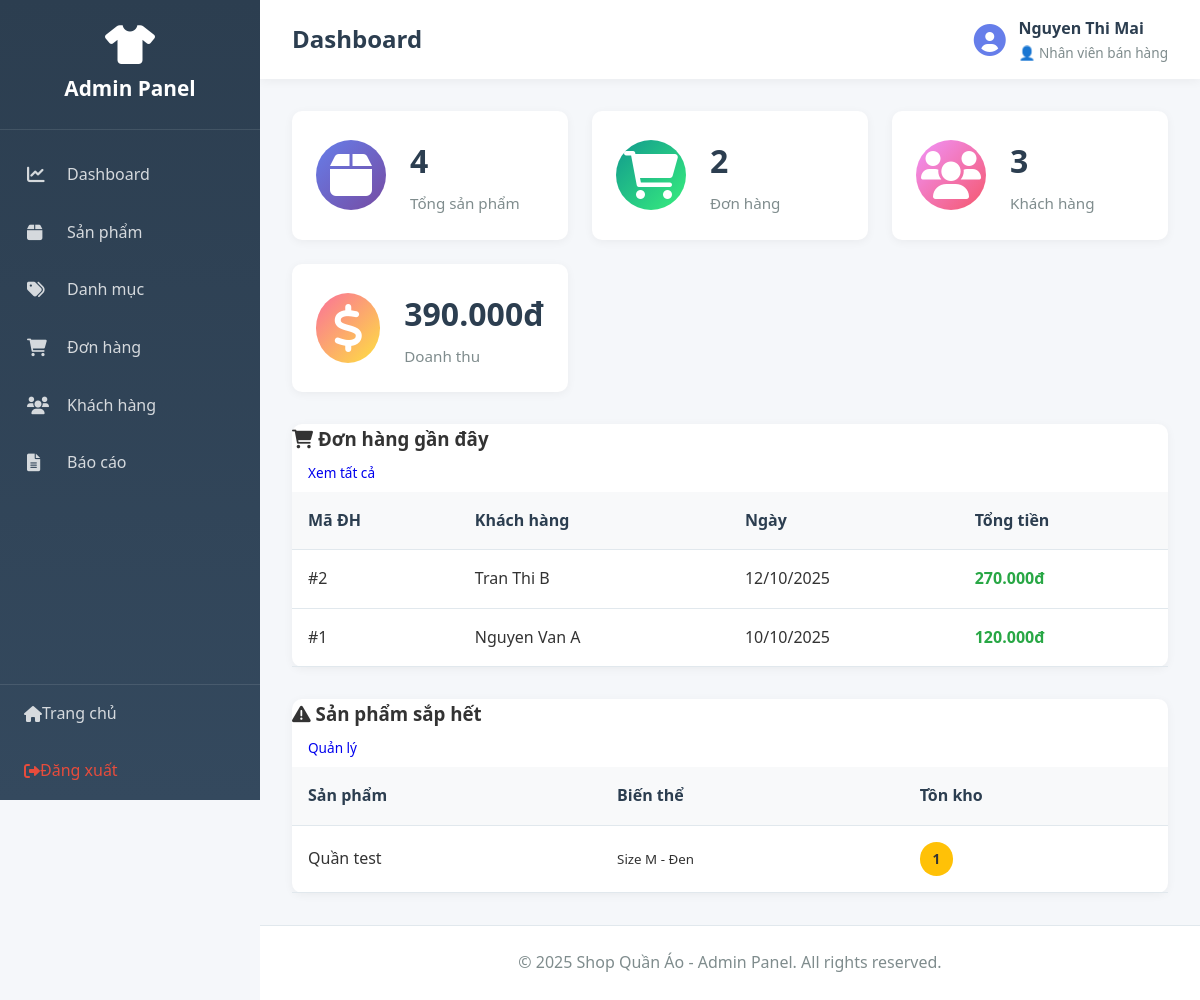
The page /admin/index.php?action=dashboard (signed in) on the database its author committed.
### tables this page shows
CREATE TABLE `nhanvien` (
  `MaNV` int(11) NOT NULL,
  `HoTen` varchar(100) DEFAULT NULL,
  `TenDangNhap` varchar(50) DEFAULT NULL,
  `MatKhau` varchar(255) DEFAULT NULL,
  `Email` varchar(100) DEFAULT NULL,
  `SoDienThoai` varchar(15) DEFAULT NULL,
  `MaVaiTro` int(11) DEFAULT NULL,
  `TrangThai` varchar(20) DEFAULT 'active'
);

CREATE TABLE `vaitro` (
  `MaVaiTro` int(11) NOT NULL,
  `TenVaiTro` varchar(50) DEFAULT NULL,
  `QuyenHan` enum('ToanQuyen','NhapXuat','XemBanHang') DEFAULT NULL
);

CREATE TABLE `hoadon` (
  `MaHD` int(11) NOT NULL,
  `NgayLap` date DEFAULT NULL,
  `TongTien` decimal(10,2) DEFAULT NULL,
  `HinhThucThanhToan` varchar(50) DEFAULT NULL,
  `MaKH` int(11) DEFAULT NULL,
  `TenKH` varchar(100) DEFAULT NULL,
  `SoDienThoai` varchar(15) DEFAULT NULL,
  `DiaChi` text DEFAULT NULL,
  `MaNV` int(11) DEFAULT NULL,
  `GhiChu` text DEFAULT NULL,
  `TrangThai` varchar(50) DEFAULT 'Đang xử lý'
);

CREATE TABLE `sanpham_bienthe` (
  `MaSP_BienThe` int(11) NOT NULL,
  `MaSP` int(11) DEFAULT NULL,
  `KichThuoc` varchar(10) DEFAULT NULL,
  `MauSac` varchar(50) DEFAULT NULL,
  `GiaNhap` decimal(10,2) DEFAULT NULL,
  `GiaBan` decimal(10,2) DEFAULT NULL,
  `GiaGoc` decimal(10,2) DEFAULT NULL,
  `TonKho` int(11) DEFAULT NULL,
  `NgayCapNhat` date DEFAULT NULL
);

CREATE TABLE `sanpham` (
  `MaSP` int(11) NOT NULL,
  `TenSP` varchar(100) DEFAULT NULL,
  `MaDM` int(11) DEFAULT NULL,
  `MaTH` int(11) DEFAULT NULL,
  `XuatXu` varchar(100) DEFAULT NULL,
  `MoTa` text DEFAULT NULL,
  `HinhAnh` varchar(255) DEFAULT NULL
);

### app/controllers/AdminController.php (called while the page is built, shortened)
<?php
require_once __DIR__ . '/../../core/Controller.php';
class AdminController extends Controller {
    private $adminModel;
    public function __construct() {
        $this->adminModel = $this->model('Admin');
    }
    public function dashboard() {
        $stats = $this->adminModel->getDashboardStats();
        $data = [
            'page_title' => 'Dashboard',
            'stats' => $stats
        ];
        $this->view('admin/dashboard', $data);
    }
}
?>

### core/Model.php (called while the page is built, shortened)
<?php
class Model {
    protected $db;
    public function __construct() {
        $this->db = $this->connectDB();
    }
    private function connectDB() {
        $conn = new mysqli(DB_HOST, DB_USER, DB_PASS, DB_NAME);
        $conn->set_charset("utf8mb4");
        return $conn;
    }
    public function query($sql) {
        return $this->db->query($sql);
    }
}
?>

### app/models/Admin.php (called while the page is built, shortened)
<?php
require_once __DIR__ . '/../../core/Model.php';
class Admin extends Model {
    public function isLoggedIn() {
        return isset($_SESSION['admin_id']) && isset($_SESSION['admin_role']);
    }
    public function getCurrentAdmin() {
        $adminId = intval($_SESSION['admin_id']);
        $sql = "SELECT nv.*, vt.TenVaiTro, vt.QuyenHan
                FROM nhanvien nv
                LEFT JOIN vaitro vt ON nv.MaVaiTro = vt.MaVaiTro
                WHERE nv.MaNV = {$adminId}";
        $result = $this->query($sql);
        if ($result && $result->num_rows > 0) {
            return $result->fetch_assoc();
        }
        return null;
    }
    public function getDashboardStats() {
        $stats = [];
        $result = $this->query("SELECT COUNT(*) as total FROM sanpham");
        $stats['total_products'] = $result->fetch_assoc()['total'];
        $result = $this->query("SELECT COUNT(*) as total FROM hoadon");
        $stats['total_orders'] = $result->fetch_assoc()['total'];
        $result = $this->query("SELECT COUNT(*) as total FROM khachhang");
        $stats['total_customers'] = $result->fetch_assoc()['total'];
        $result = $this->query("SELECT SUM(TongTien) as total FROM hoadon");
        $row = $result->fetch_assoc();
        $stats['total_revenue'] = $row['total'] ?? 0;
        $result = $this->query("SELECT * FROM hoadon
                                ORDER BY NgayLap DESC
                                LIMIT 5");
        $stats['recent_orders'] = $result->fetch_all(MYSQLI_ASSOC);
        $result = $this->query("SELECT sp.TenSP, bt.KichThuoc, bt.MauSac, bt.TonKho, sp.MaSP
                                FROM sanpham_bienthe bt
                                LEFT JOIN sanpham sp ON bt.MaSP = sp.MaSP
                                WHERE bt.TonKho < 10 AND bt.TonKho > 0
                                ORDER BY bt.TonKho ASC
                                LIMIT 5");
        $stats['low_stock'] = $result->fetch_all(MYSQLI_ASSOC);
        return $stats;
    }
}
?>

### app/views/admin/dashboard.php (the view)
<?php require_once __DIR__ . '/../layouts/admin_header.php'; ?>
<div class="dashboard">
    <div class="stats-grid">
        <div class="stat-card stat-primary">
            <div class="stat-icon">
                <i class="fas fa-box fa-3x"></i>
            </div>
            <div class="stat-info">
                <h3><?php echo number_format($stats['total_products']); ?></h3>
                <p>Tổng sản phẩm</p>
            </div>
        </div>
        <div class="stat-card stat-success">
            <div class="stat-icon">
                <i class="fas fa-shopping-cart fa-3x"></i>
            </div>
            <div class="stat-info">
                <h3><?php echo number_format($stats['total_orders']); ?></h3>
                <p>Đơn hàng</p>
            </div>
        </div>
        <div class="stat-card stat-warning">
            <div class="stat-icon">
                <i class="fas fa-users fa-3x"></i>
            </div>
            <div class="stat-info">
                <h3><?php echo number_format($stats['total_customers']); ?></h3>
                <p>Khách hàng</p>
            </div>
        </div>
        <div class="stat-card stat-danger">
            <div class="stat-icon">
                <i class="fas fa-dollar-sign fa-3x"></i>
            </div>
            <div class="stat-info">
                <h3><?php echo number_format($stats['total_revenue'], 0, ',', '.'); ?>đ</h3>
                <p>Doanh thu</p>
            </div>
        </div>
    </div>
    <div class="dashboard-grid">
        <div class="dashboard-card">
            <div class="card-header">
                <h3><i class="fas fa-shopping-cart"></i> Đơn hàng gần đây</h3>
                <a href="index.php?action=orders" class="btn btn-sm">Xem tất cả</a>
            </div>
            <div class="card-body">
                <?php if (!empty($stats['recent_orders'])): ?>
                <table class="data-table">
                    <thead>
                        <tr>
                            <th>Mã ĐH</th>
                            <th>Khách hàng</th>
                            <th>Ngày</th>
                            <th>Tổng tiền</th>
                        </tr>
                    </thead>
                    <tbody>
                        <?php foreach ($stats['recent_orders'] as $order): ?>
                        <tr>
                            <td>#<?php echo $order['MaHD']; ?></td>
                            <td><?php echo htmlspecialchars($order['TenKH']); ?></td>
                            <td><?php echo date('d/m/Y', strtotime($order['NgayLap'])); ?></td>
                            <td class="text-success">
                                <strong><?php echo number_format($order['TongTien'], 0, ',', '.'); ?>đ</strong>
                            </td>
                        </tr>
                        <?php endforeach; ?>
                    </tbody>
                </table>
                <?php else: ?>
                <p class="text-center text-muted">Chưa có đơn hàng nào</p>
                <?php endif; ?>
            </div>
        </div>
        <div class="dashboard-card">
            <div class="card-header">
                <h3><i class="fas fa-exclamation-triangle"></i> Sản phẩm sắp hết</h3>
                <a href="index.php?action=products" class="btn btn-sm">Quản lý</a>
            </div>
            <div class="card-body">
                <?php if (!empty($stats['low_stock'])): ?>
                <table class="data-table">
                    <thead>
                        <tr>
                            <th>Sản phẩm</th>
                            <th>Biến thể</th>
                            <th>Tồn kho</th>
                        </tr>
                    </thead>
                    <tbody>
                        <?php foreach ($stats['low_stock'] as $item): ?>
                        <tr>
                            <td><?php echo htmlspecialchars($item['TenSP']); ?></td>
                            <td>
                                <small>Size <?php echo $item['KichThuoc']; ?> - <?php echo $item['MauSac']; ?></small>
                            </td>
                            <td>
                                <span class="badge badge-warning">
                                    <?php echo $item['TonKho']; ?>
                                </span>
                            </td>
                        </tr>
                        <?php endforeach; ?>
                    </tbody>
                </table>
                <?php else: ?>
                <p class="text-center text-muted">Tất cả sản phẩm đều đủ hàng</p>
                <?php endif; ?>
            </div>
        </div>
    </div>
</div>
<?php require_once __DIR__ . '/../layouts/admin_footer.php'; ?>

### app/views/layouts/admin_header.php (shortened to what this page needs)
<!DOCTYPE html>
<html lang="vi">
<head>
    <link rel="stylesheet" href="../public/css/admin.css">
    <link rel="stylesheet" href="https://cdnjs.cloudflare.com/ajax/libs/font-awesome/6.0.0/css/all.min.css">
</head>
<body class="admin-panel">
    <?php
    require_once __DIR__ . '/../../models/Admin.php';
    $adminModel = new Admin();
    $currentAdmin = $adminModel->getCurrentAdmin();
    ?>
    <aside class="admin-sidebar">
        <div class="sidebar-header">
            <i class="fas fa-tshirt"></i>
            <h2>Admin Panel</h2>
        </div>
        <nav class="sidebar-nav">
            <a href="index.php?action=dashboard" class="nav-item">
                <i class="fas fa-chart-line"></i>
                <span>Dashboard</span>
            </a>
            <a href="index.php?action=products" class="nav-item">
                <i class="fas fa-box"></i>
                <span>Sản phẩm</span>
            </a>
            <a href="index.php?action=categories" class="nav-item">
                <i class="fas fa-tags"></i>
                <span>Danh mục</span>
            </a>
            <a href="index.php?action=orders" class="nav-item">
                <i class="fas fa-shopping-cart"></i>
                <span>Đơn hàng</span>
            </a>
            <a href="index.php?action=customers" class="nav-item">
                <i class="fas fa-users"></i>
                <span>Khách hàng</span>
            </a>
            <a href="index.php?action=reports" class="nav-item">
                <i class="fas fa-file-alt"></i>
                <span>Báo cáo</span>
            </a>
        </nav>
        <div class="sidebar-footer">
            <a href="../public/index.php" class="nav-item">
                <i class="fas fa-home"></i>
                <span>Trang chủ</span>
            </a>
            <a href="index.php?action=logout" class="nav-item logout">
                <i class="fas fa-sign-out-alt"></i>
                <span>Đăng xuất</span>
            </a>
        </div>
    </aside>
    <div class="admin-main">
        <header class="admin-topbar">
            <div class="topbar-left">
                <h1><?php echo $page_title ?? 'Admin Panel'; ?></h1>
            </div>
            <div class="topbar-right">
                <div class="admin-info">
                    <i class="fas fa-user-circle fa-2x"></i>
                    <div>
                        <strong><?php echo $currentAdmin['HoTen'] ?? 'Admin'; ?></strong>
                        <small>
                            <?php
                            $roleName = $currentAdmin['TenVaiTro'] ?? $_SESSION['admin_role'] ?? 'Nhân viên';
                            $permission = $currentAdmin['QuyenHan'] ?? $_SESSION['admin_permission'] ?? '';
                            $roleIcons = [
                                'ToanQuyen' => '👑',
                                'NhapXuat' => '📦',
                                'XemBanHang' => '👤'
                            ];
                            echo ($roleIcons[$permission] ?? '👤') . ' ' . htmlspecialchars($roleName);
                            ?>
                        </small>
                    </div>
                </div>
            </div>
        </header>
        <main class="admin-content">

### public/css/admin.css (style rules this page uses)
* { margin: 0; padding: 0; box-sizing: border-box; }
body { font-family: 'Segoe UI', Tahoma, Geneva, Verdana, sans-serif; line-height: 1.6; color: #333; background-color: #f5f7fa; }
.admin-panel { display: flex; min-height: 100vh; }
.admin-sidebar { width: 260px; background: linear-gradient(180deg, #2c3e50 0%, #34495e 100%); color: white; position: fixed; height: 100vh; overflow-y: auto; z-index: 1000; }
.sidebar-header { padding: 1.5rem; text-align: center; border-bottom: 1px solid rgba(255,255,255,0.1); }
.sidebar-header i { font-size: 2.5rem; margin-bottom: 0.5rem; }
.sidebar-header h2 { font-size: 1.3rem; margin: 0; }
.sidebar-nav { padding: 1rem 0; }
.sidebar-nav .nav-item { display: flex; align-items: center; padding: 1rem 1.5rem; color: rgba(255,255,255,0.8); text-decoration: none; transition: all 0.3s; border-left: 3px solid transparent; }
.sidebar-nav .nav-item i { width: 24px; margin-right: 1rem; font-size: 1.1rem; }
.sidebar-footer { position: absolute; bottom: 0; width: 100%; border-top: 1px solid rgba(255,255,255,0.1); }
.sidebar-footer .nav-item { display: flex; align-items: center; padding: 1rem 1.5rem; color: rgba(255,255,255,0.8); text-decoration: none; transition: all 0.3s; }
.sidebar-footer .nav-item.logout { color: #e74c3c; }
.admin-main { margin-left: 260px; flex: 1; display: flex; flex-direction: column; min-height: 100vh; }
.admin-topbar { background: white; padding: 1rem 2rem; box-shadow: 0 2px 10px rgba(0,0,0,0.05); display: flex; justify-content: space-between; align-items: center; }
.topbar-left h1 { font-size: 1.5rem; color: #2c3e50; margin: 0; }
.topbar-right { display: flex; align-items: center; gap: 1.5rem; }
.admin-info { display: flex; align-items: center; gap: 0.8rem; }
.admin-info i { color: #667eea; }
.admin-info strong { display: block; color: #2c3e50; }
.admin-info small { display: block; color: #7f8c8d; font-size: 0.85rem; }
.admin-content { flex: 1; padding: 2rem; }
.stats-grid { display: grid; grid-template-columns: repeat(auto-fit, minmax(250px, 1fr)); gap: 1.5rem; margin-bottom: 2rem; }
.stat-card { background: white; border-radius: 10px; padding: 1.5rem; display: flex; align-items: center; gap: 1.5rem; box-shadow: 0 2px 10px rgba(0,0,0,0.05); transition: transform 0.3s; }
.stat-icon { width: 70px; height: 70px; border-radius: 50%; display: flex; align-items: center; justify-content: center; }
.stat-primary .stat-icon { background: linear-gradient(135deg, #667eea 0%, #764ba2 100%); color: white; }
.stat-success .stat-icon { background: linear-gradient(135deg, #11998e 0%, #38ef7d 100%); color: white; }
.stat-warning .stat-icon { background: linear-gradient(135deg, #f093fb 0%, #f5576c 100%); color: white; }
.stat-danger .stat-icon { background: linear-gradient(135deg, #fa709a 0%, #fee140 100%); color: white; }
.stat-info h3 { font-size: 2rem; margin: 0 0 0.3rem 0; color: #2c3e50; }
.stat-info p { margin: 0; color: #7f8c8d; font-size: 0.95rem; }
.dashboard-grid { display: grid; grid-template-columns: repeat(auto-fit, minmax(500px, 1fr)); gap: 2rem; }
.dashboard-card { background: white; border-radius: 10px; box-shadow: 0 2px 10px rgba(0,0,0,0.05); }
.data-table { width: 100%; border-collapse: collapse; }
.data-table thead { background: #f8f9fa; }
.data-table th, .data-table td { padding: 1rem; text-align: left; border-bottom: 1px solid #e1e8ed; }
.data-table th { font-weight: 600; color: #2c3e50; }
.btn { display: inline-flex; align-items: center; gap: 0.5rem; padding: 0.7rem 1.3rem; border: none; border-radius: 8px; font-size: 0.95rem; font-weight: 500; cursor: pointer; text-decoration: none; transition: all 0.3s; }
.btn-sm { padding: 0.5rem 1rem; font-size: 0.85rem; }
.badge { display: inline-block; padding: 0.4rem 0.8rem; border-radius: 20px; font-size: 0.85rem; font-weight: 600; }
.badge-warning { background-color: #ffc107; color: #333; }
.text-success { color: #28a745 !important; }

### rows shown on the page
nhanvien: HoTen "Nguyen Thi Mai", MaVaiTro.QuyenHan "👤", MaVaiTro.TenVaiTro "Nhân viên bán hàng"
hoadon: MaHD "2", TenKH "Tran Thi B", NgayLap "12/10/2025", TongTien "270.000"
hoadon: MaHD "1", TenKH "Nguyen Van A", NgayLap "10/10/2025", TongTien "120.000"
sanpham_bienthe: MaSP.TenSP "Quần test", KichThuoc "M", MauSac "Đen", TonKho "1"

### other values the page prints
$page_title "Dashboard"
$stats['total_products'] "4"
$stats['total_orders'] "2"
$stats['total_customers'] "3"
$stats['total_revenue'] "390.000"
